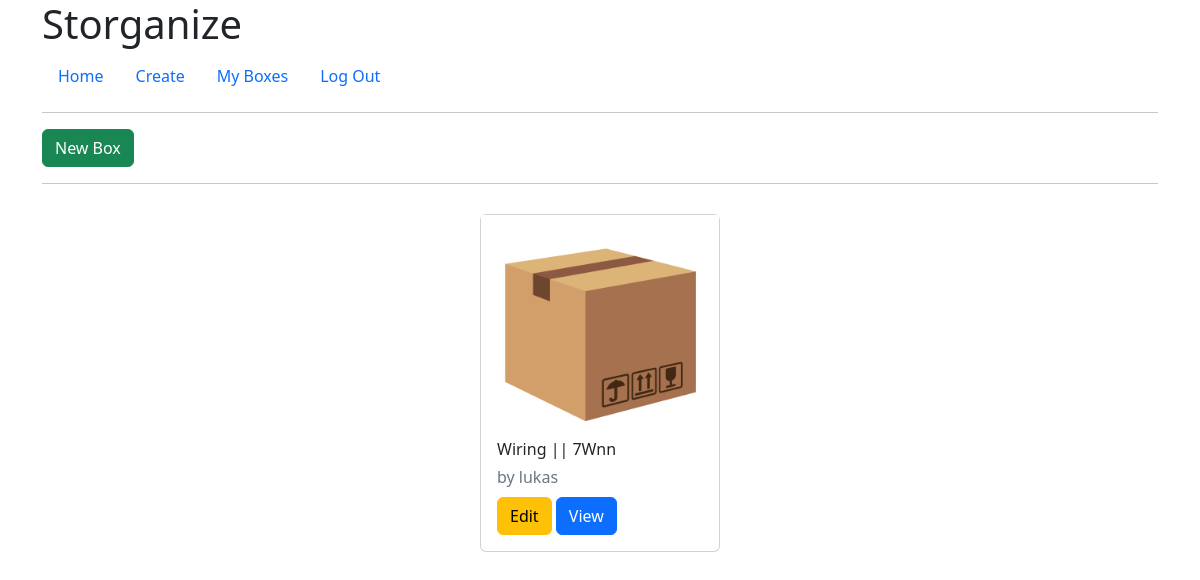
The page /myboxes (signed in) on the database as committed earlier.
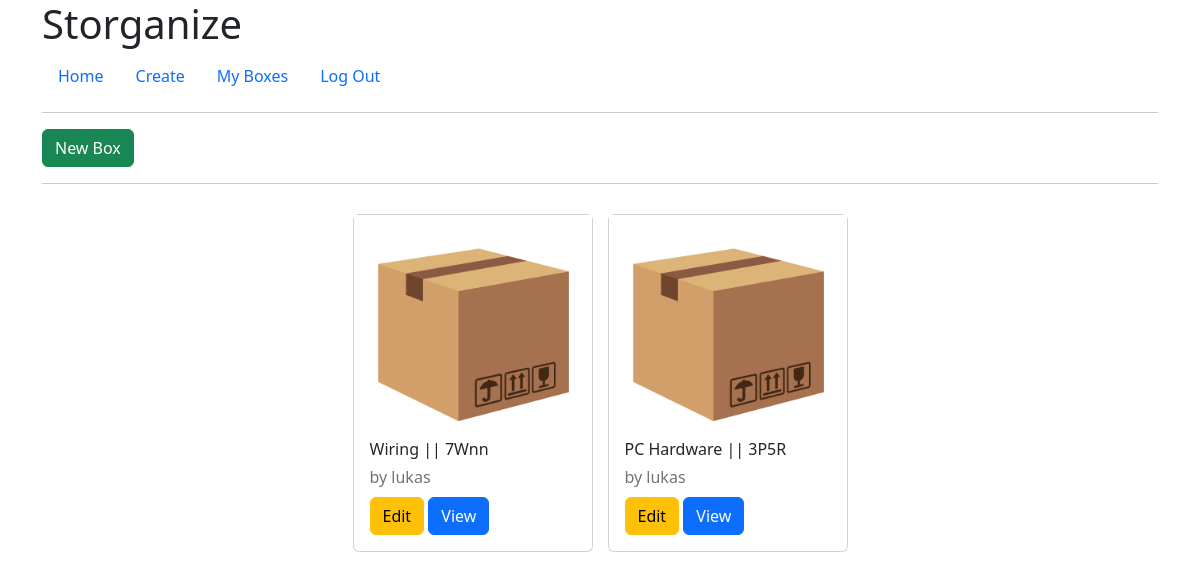
The same page on the database as committed later.
### tables this page shows
CREATE TABLE storage_box (
  uuid TEXT NOT NULL,
  username TEXT NOT NULL,
  created TIMESTAMP NOT NULL DEFAULT CURRENT_TIMESTAMP,
  box_type TEXT NOT NULL,
  box_title TEXT NOT NULL,
  box_desc TEXT NOT NULL,
  PRIMARY KEY (uuid),
  FOREIGN KEY (username) REFERENCES user (username)
);

### storganize/storage.py (the view)
@bp.route('/myboxes', methods=['GET'])
@login_required
def box_list():
    db = get_db()
    posts = db.execute('''SELECT * FROM storage_box
                    WHERE storage_box.username = ?''', (g.user['username'],)).fetchall()
    return render_template('storganize_templates/myboxes.html', posts=posts)

### storganize/auth.py (called while the page is built)
@bp.before_app_request
def load_logged_in_user():
    user_id = session.get('user_id')
    if user_id is None:
        g.user = None
    else:
        g.user = get_db().execute(
            'SELECT * FROM user WHERE username = ?', (user_id,)
        ).fetchone()

def login_required(view):
    @functools.wraps(view)
    def wrapped_view(**kwargs):
        if g.user is None:
            return redirect(url_for('auth.login'))
        return view(**kwargs)
    return wrapped_view

### storganize/db.py (called while the page is built)
def get_db():
    if 'db' not in g:
        g.db = sqlite3.connect(
            current_app.config['DATABASE'],
        )
        g.db.row_factory = sqlite3.Row
    return g.db

### storganize/templates/storganize_templates/myboxes.html (shortened to what this page needs)
{% extends 'base.html' %}
  {% block header %}
  <div class="container">
    {% if g.user %}
      <a type="button" class="btn btn-success" class="action" href="{{ url_for('storage.create_box') }}">New Box</a>
      <hr>
    {% endif %}
  {% endblock %}
    {% block content %}
      <div class="container serv">
        {% for post in posts %}
              <div class="card" style="width: 15rem;">
                <img id="my-img" src="\static\images\staticbox.png" onmouseover="hover(this);" onmouseout="unhover(this);" />
                <div class="card-body">
                  <div class="card-title"> {{ post['box_title'] }} || {{ post['uuid'] }}</div>
                  <div class="card-subtitle mb-2 text-muted">by {{ post['username'] }} </div>
                  <div>
                    <a type="button" class="btn btn-warning" class="action" href="{{ url_for('storage.update', uuid=post['uuid']) }}">Edit</a>
                    <a type="button" class="btn btn-primary" class="action" href="{{ url_for('storage.view', uuid=post['uuid']) }}">View</a>
                  </div>
                </div>
              </div>
        {% endfor %}
      </div>
    {% endblock %}

### storganize/templates/base.html (shortened to what this page needs)
<!DOCTYPE html>
<html lang="en">
<head>
  <link rel="stylesheet" href="{{ url_for('static', filename='style.css') }}">
  <link href="https://cdn.jsdelivr.net/npm/bootstrap@5.2.0/dist/css/bootstrap.min.css" rel="stylesheet">
</head>
<header>
  <div class="container">
    <nav>
      <h1>Storganize</h1>
      <ul class="nav">
        {% if g.user %}
          <li class="nav-item"><a class="nav-link" href="{{ url_for('storage.index') }}">Home</a></li>
          <li class="nav-item"><a class="nav-link" href="{{ url_for('storage.create_box') }}">Create</a></li>
          <li class="nav-item"><a class="nav-link" href="{{ url_for('storage.box_list') }}">My Boxes</a></li>
          <li class="nav-item"><a class="nav-link" href="{{ url_for('auth.logout') }}">Log Out</a></li>
        {% else %}
          <li class="nav-item"><a class="nav-link" href="{{ url_for('auth.register') }}">Register</a></li>
          <li class="nav-item"><a class="nav-link" href="{{ url_for('auth.login') }}">Log In</a></li>
        {% endif %}
      </ul>
    </nav>
  </div>
</header>
<body>
</body>
<footer class="container">
  <hr>
</footer>
</html>
<section class="content">
  <header>
    {% block header %}{% endblock %}
  </header>
  {% block content %}{% endblock %}
</section>

### storganize/static/style.css (style rules this page uses)
.serv { display: flex; flex-wrap: wrap; gap: 15px; margin: auto; justify-content: center; margin-bottom: 30px; margin-top: 30px; }

Rows that differ between the two databases and show on the page:
added storage_box: box_title "PC Hardware", uuid "3P5R", username "lukas"
